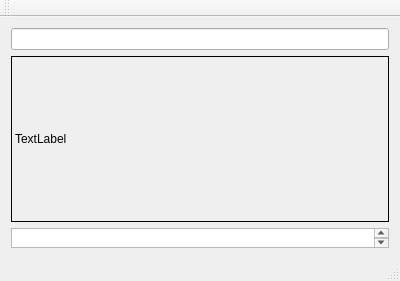
<?xml version="1.0" encoding="UTF-8"?>
<ui version="4.0">
 <class>MainWindow</class>
 <widget class="QMainWindow" name="MainWindow">
  <property name="geometry">
   <rect>
    <x>0</x>
    <y>0</y>
    <width>400</width>
    <height>281</height>
   </rect>
  </property>
  <property name="windowTitle">
   <string>MainWindow</string>
  </property>
  <widget class="QWidget" name="centralWidget">
   <layout class="QVBoxLayout" name="verticalLayout">
    <item>
     <widget class="QLineEdit" name="lineInfo"/>
    </item>
    <item>
     <widget class="QLabel" name="label">
      <property name="frameShape">
       <enum>QFrame::Box</enum>
      </property>
      <property name="text">
       <string>TextLabel</string>
      </property>
     </widget>
    </item>
    <item>
     <widget class="LineEdit" name="lineEdit">
      <property name="sizePolicy">
       <sizepolicy hsizetype="Expanding" vsizetype="Fixed">
        <horstretch>0</horstretch>
        <verstretch>0</verstretch>
       </sizepolicy>
      </property>
      <property name="minimumSize">
       <size>
        <width>0</width>
        <height>20</height>
       </size>
      </property>
      <property name="maximumSize">
       <size>
        <width>16777215</width>
        <height>20</height>
       </size>
      </property>
     </widget>
    </item>
   </layout>
  </widget>
  <widget class="QMenuBar" name="menuBar">
   <property name="geometry">
    <rect>
     <x>0</x>
     <y>0</y>
     <width>400</width>
     <height>18</height>
    </rect>
   </property>
  </widget>
  <widget class="QToolBar" name="mainToolBar">
   <attribute name="toolBarArea">
    <enum>TopToolBarArea</enum>
   </attribute>
   <attribute name="toolBarBreak">
    <bool>false</bool>
   </attribute>
  </widget>
  <widget class="QStatusBar" name="statusBar"/>
 </widget>
 <layoutdefault spacing="6" margin="11"/>
 <customwidgets>
  <customwidget>
   <class>LineEdit</class>
   <extends>QTextEdit</extends>
   <header>lineedit.h</header>
  </customwidget>
 </customwidgets>
 <resources/>
 <connections/>
</ui>
